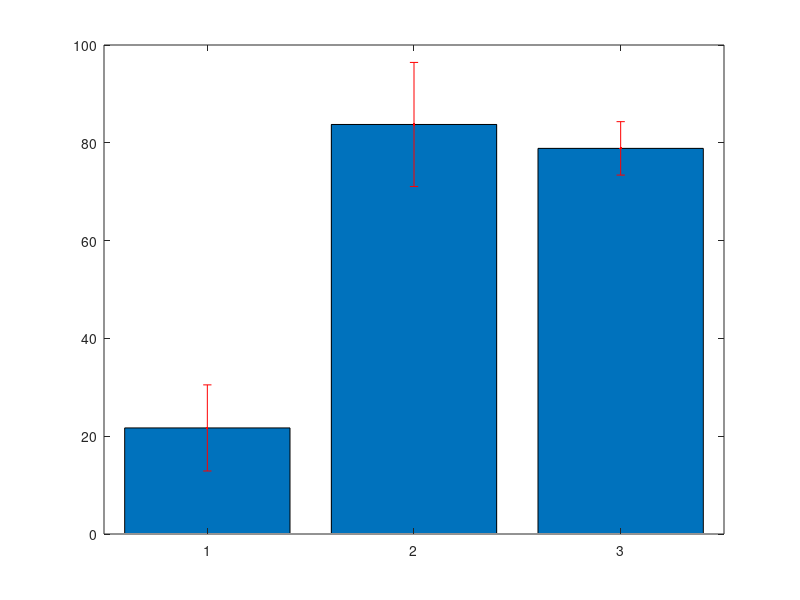

This figure's MATLAB source: (Note: this script raises an error after producing the figure.)
clear;
close all;
clc;
%% Data
lp1 = [
    0 3890 1.0088206950958953 3.924312503923033
    1 1455 1.0610270532543933 1.543794362485142
    2 4230 0.9698472734566006 4.10245396672142
    3 4555 0.9593282311429704 4.36974009285623
    4 780 1.102880350420086 0.8602466733276669
    5 4980 0.9903874528578828 4.932129515232257
    6 2750 0.9253172565845867 2.5446224556076134
    7 3150 0.9052400569072491 2.8515061792578345
    ];
lp2=[
    0 1465 1.203853157400052 1.7636448755910763
    1 3280 0.9295719695243234 3.048996060039781
    2 775 1.192478732884209 0.924171017985262
    3 3515 0.934095729364672 3.283346488716822
    4 3335 0.9417114510780749 3.1406076893453796
    ];
lp3=[
    0 2970 0.9738629909578043 2.892373083144679
    1 1185 1.0474943673348402 1.2412808252917857
    2 3600 0.9462060334745899 3.4063417205085234
    3 525 1.0279028039005098 0.5396489720477676
    4 2025 1.0507712724861207 2.127811826784394
    5 2866 0.9504430584074427 2.723969805395731
    ];
lp4=[
    0 3335 0.9531715297444827 3.17882705169785
    1 630 1.0689522856595903 0.6734399399655419
    2 2740 0.9503707152952611 2.6040157599090152
    3 4650 0.9913469958218916 4.609763530571795
    4 6010 0.9634252795757868 5.7901859302504795
    5 780 1.0717231470559867 0.8359440547036696
    6 3875 0.9289526906656138 3.5996916763292535
    7 630 1.0882936796813782 0.6856250181992684
    8 895 1.1098948901584715 0.993355926691832
    9 3140 0.943312009616095 2.9619997101945383
    ];
lp5=[
    0 3125 0.9802001822888095 3.0631255696525295
    1 635 1.1134742235252513 0.7070561319385346
    2 6015 0.9487583236685666 5.706781316866428
    3 1595 1.2415171779153304 1.980219898774952
    4 1125 1.121762854335895 1.261983211127882
    5 3295 0.9727828011596518 3.2053193298210525
    6 4616 0.8623659710846663 3.9806813225268196
    7 640 1.0521150780712034 0.6733536499655702
    8 6110 0.7996139805304215 4.885641421040876
    9 1675 1.2402666204476973 2.077446589249893
    10 475 1.0164501728059547 0.4828138320828285
    11 4430 0.9667360286505032 4.2826406069217295
    ];
cp1 = [
    0 1905 1.2673512435403365 2.414304118944341
    1 4035 0.9880790501090011 3.9868989671898194
    2 3480 0.9875656676000227 3.436728523248079
    3 1815 1.0873924099959567 1.9736172241426613
    4 3986 1.0228100681858379 4.07692093178875
    5 3050 1.07761051319525 3.2867120652455126
    6 3255 1.0627029216787174 3.459098010064225
    7 2025 1.1264750689870635 2.2811120146988038
    8 1235 1.2022951711521523 1.484834536372908
    9 4346 0.9507467395497888 4.131945330083382
    10 3445 1.0394579657635208 3.580932692055329
    11 1470 1.0874018748519434 1.5984807560323568
    12 4095 0.9729929758033348 3.984406235914656
    13 1635 1.0978039111162938 1.7949093946751404
    14 4449 0.9307395688552779 4.140860341837131
    15 1765 1.1209520810416174 1.9784804230384545
    16 3406 0.942624424209981 3.2105787888591952
    17 1390 1.0485240359441248 1.4574484099623335
    18 1545 1.0329791827525618 1.595952837352708
    19 4530 0.927696119580408 4.202463421699248
    20 2855 0.9734124653331148 2.7790925885260425
    21 1390 1.1330011588097206 1.5748716107455116
    22 4275 1.0448006424224106 4.466522746355805
    23 2348 1.0440452951908636 2.451418353108148
    24 4415 0.9942151084579501 4.389459703841849
    25 1420 1.0768854289748218 1.5291773091442469
    26 4205 0.9510983689829403 3.999368641573264
    27 1420 1.0755344380376564 1.527258902013472
    28 2295 1.0471802799051941 2.4032787423824207
    29 3356 0.9443071649523301 3.16909484558002
    30 2340 1.1286354748964091 2.641007011257597
    ];
cp2 = [
    0 3450 1.0273196635484572 3.5442528392421773
    1 1870 1.096015320007397 2.049548648413832
    2 3620 0.989648080346611 3.5825260508547316
    3 1690 1.1530109862925768 1.948588566834455
    4 6440 0.9266282728660121 5.967486077257118
    5 1385 1.1688335949384756 1.6188345289897887
    6 2395 1.094879024169292 2.6222352628854546
    7 3070 0.9807579698646902 3.010926967484599
    8 1855 1.0960888903563784 2.0332448916110817
    9 1320 1.1443031555809065 1.5104801653667967
    10 1290 1.109549385216667 1.4313187069295004
    11 415 1.1146495005951829 0.4625795427470009
    12 4174 0.9883513203553793 4.125378411163353
    13 1615 1.0381343167115356 1.67658692148913
    14 2897 1.0013821870612232 2.9010041959163635
    15 1795 1.0417499489987467 1.86994115845275
    16 3043 0.9698131937291891 2.9511415485179224
    17 1725 1.3245504940874173 2.2848496023007945
    18 3126 0.9390474895438737 2.935462452314149
    19 1540 1.1194429177891676 1.7239420933953182
    20 3755 0.9791807974125495 3.6768238942841234
    21 1765 1.0750861901005313 1.897527125527438
    22 1610 1.0251873554164759 1.650551642220526
    23 2062 1.0999500729928517 2.2680970505112605
    24 1490 1.009256061530364 1.5037915316802424
    25 1320 1.016886822056689 1.3422906051148293
    26 5070 0.6140766640310743 3.1133686866375463
    ];
cp3 = [
    0 3505 0.993073408825086 3.4807222979319263
    1 1885 1.1180702631557127 2.1075624460485183
    2 4299 1.001056412868601 4.303541518922116
    3 2285 1.0622960295525248 2.427346427527519
    4 4110 0.9685400497295059 3.980699604388269
    5 1341 1.148746765090313 1.5404694119861098
    6 5790 0.976689266412359 5.655030852527559
    7 3190 1.05268009188577 3.358049493115606
    8 3209 0.9887095597861242 3.1727689773536727
    9 1970 1.0184566774689547 2.0063596546138407
    10 2065 1.083788952011477 2.2380241859037002
    11 5965 0.9583153603019833 5.7163511242013305
    12 1410 1.1516225551860257 1.6237878028122963
    13 860 1.0810669859858308 0.9297176079478146
    14 2135 1.278874256131602 2.73039653684097
    15 2520 1.0664794422175565 2.6875281943882423
    16 3580 0.9663378585987054 3.459489533783365
    17 2895 1.0902349003755034 3.1562300365870826
    18 1580 1.012286823844384 1.5994131816741266
    19 1825 1.1547555389815312 2.1074288586412946
    20 4215 1.034624016967635 4.3609402315185815
    21 1200 1.1942802005170439 1.4331362406204526
    22 4730 1.0096521782936614 4.775654803329018
    23 1135 1.0990961239114507 1.2474741006394965
    24 2745 1.0953065254485579 3.0066164123562915
    25 1305 1.129850572235049 1.4744549967667389
    26 2158 1.0628141265271422 2.293552885045573
    27 2430 1.0733492391010866 2.60823865101564
    ];
cp4=[
    0 4515 1.023685212122565 4.621938732733382
    1 1850 1.100450454179167 2.0358333402314592
    2 2215 1.0039994168940105 2.223858708420233
    3 4425 1.0112488036838656 4.474775956301105
    4 2040 1.0895712275667706 2.2227253042362123
    5 1400 1.1236324333364984 1.5730854066710978
    6 3300 0.9719586399951917 3.2074635119841326
    7 2410 1.0802129362755917 2.6033131764241757
    8 1750 1.1616488071821571 2.032885412568775
    9 5670 0.9258287205499578 5.249448845518261
    10 2420 1.0286835545949533 2.489414202119787
    11 6400 0.8892785814429751 5.691382921235041
    12 1484 1.0688821683343899 1.5862211378082345
    13 4795 0.9603264029794246 4.604765102286341
    14 1800 1.063412203540891 1.914141966373604
    15 4315 0.9143513654790879 3.9454261420422645
    16 4140 0.9887198522190742 4.0933001881869675
    17 1365 1.0915155591537198 1.4899187382448276
    18 3910 0.9409281841390006 3.6790291999834923
    19 2260 1.1087124407496534 2.5056901160942164
    20 3114 0.9517750716717241 2.963827573185749
    21 1935 1.0578209073330713 2.046883455689493
    22 1420 1.1052165599254575 1.5694075150941496
    23 2685 1.0756010408184977 2.8879887945976668
    24 3800 1.0275297943146644 3.904613218395725
    25 1515 1.1703255035441475 1.7730431378693836
    26 6835 0.8152818881959859 5.572451705819564
    27 880 1.1332174595615867 0.9972313644141964
    28 3830 1.000689804778273 3.832641952300786
    29 1240 1.1156801148072095 1.3834433423609398
    30 2480 1.0192490305510928 2.52773759576671
    31 8845 0.9664332922742322 8.548102470165585
    ];
cp5 = [
    0 1175 1.1585207146052454 1.3612618396611633
    1 6190 0.9337012239692091 5.779610576369404
    2 3160 0.9943291856048125 3.1420802265112076
    3 1581 1.1526020119800757 1.8222637809404996
    4 3720 1.0255785512677111 3.815152210715886
    5 2541 1.181159673717811 3.001326730916958
    6 3973 1.0694940164542956 4.249099727372916
    7 1965 1.1601334284096092 2.2796621868248823
    8 3205 0.9910432646631028 3.1762936632452443
    9 2555 1.116231510660614 2.851971509737869
    10 4645 1.0149305166127123 4.714352249666048
    11 3420 0.9879040526309498 3.3786318599978484
    12 1565 1.1349492760402131 1.7761956170029334
    13 4120 0.9338881037187583 3.8476189873212845
    14 1660 1.0833587958077147 1.7983756010408065
    15 1635 1.071019279606814 1.7511165221571412
    16 4525 1.0708639654876912 4.845659443831803
    17 1655 1.1433451231886498 1.8922361788772153
    18 1855 1.0809015461924498 2.0050723681869944
    19 1025 1.0945546917051387 1.1219185589977672
    20 1820 1.1225181791206842 2.042983085999645
    21 3415 1.059875343476308 3.6194742979715917
    22 1130 1.3068010299939283 1.4766851638931389
    23 3575 1.0035937295759905 3.587847583234166
    24 1135 1.0865904029864948 1.2332801073896718
    25 3605 1.0437389526390224 3.7626789242636756
    26 1160 1.082813740501496 1.2560639389817352
    27 3590 0.9500396251150242 3.4106422541629366
    28 3010 0.974735962492816 2.933955247103376
    29 2165 1.093614767294411 2.3676759711923996
    ];

sp1 = [
    0 775 1.8018436631651316 1.396428838952977
    1 1850 1.224445430729376 2.2652240468493456
    2 1025 1.2278294224960689 1.2585251580584706
    3 5771 1.3695883027226847 7.903894095012613
    4 2055 1.2147614138311862 2.4963347054230876
    5 1600 1.2701030289919455 2.0321648463871127
    6 1125 1.0282580802493366 1.1567903402805035
    7 1135 1.062417365506856 1.2058437098502817
    8 3055 1.1592409373742558 3.5414810636783516
    9 1125 1.2294871549484505 1.383173049317007
    10 3135 1.206448176997359 3.7822150348867205
    11 1200 1.1975328178207374 1.4370393813848847
    12 2750 1.203477185737135 3.309562260777121
    13 1300 1.1833354577113098 1.5383360950247027
    14 1230 1.1773170612920978 1.4480999853892802
    15 3108 1.1631227830552546 3.6149856097357316
    16 1220 1.1954002013330225 1.4583882456262875
    17 3073 1.1273116292418885 3.4642286366603234
    18 1495 1.1085560012185396 1.6572912218217166
    19 3855 1.3203728473871 5.090037326677271
    20 1295 1.1450351761808375 1.4828205531541847
    21 910 1.2952921184466093 1.1787158277864143
    22 6290 0.968560660000316 6.0922465514019875
    23 1255 1.3000078275287523 1.631509823548584
    24 3750 1.1744346189906254 4.404129821214845
    25 930 1.2366702410908599 1.1501033242144998
    26 1150 1.2400769869297403 1.4260885349692014
    27 3525 1.1887156519694702 4.190222673192382
    28 995 1.190613676353487 1.1846606079717195
    29 1040 1.1520868276543605 1.1981703007605349
    ];

sp2=[
    30 6440 0.9692541892280839 6.24199697862886
    31 1385 1.1988340081091844 1.6603851012312203
    32 1520 1.1403480623972873 1.7333290548438767
    33 1004 1.1550857124206513 1.159706055270334
    34 2945 1.3390719466642855 3.943566882926321
    35 1170 1.1604078106656066 1.3576771384787596
    36 5715 1.0136825593989311 5.793195826964891
    37 1085 1.1396275812909515 1.2364959257006825
    38 1655 1.2455176300634763 2.061331677755053
    39 4185 1.1276741236241137 4.719316207366916
    40 995 1.1199401432678728 1.1143404425515335
    41 2740 1.1190948710467983 3.0663199466682274
    42 1040 1.1167477375367918 1.1614176470382636
    43 3580 1.1286569627650163 4.040591926698758
    44 1010 1.2018695674119222 1.2138882630860415
    45 6060 1.0403060518157403 6.304254674003386
    46 1360 1.2142301966092452 1.6513530673885737
    47 5645 0.9273269057853939 5.234760383158548
    48 1060 1.1381043551823868 1.20639061649333
    49 2885 1.2032566588330418 3.471395460733326
    50 1010 1.104547401760669 1.1155928757782756
    51 3650 1.1260298883637274 4.110009092527606
    52 1445 1.1380672076055498 1.6445071149900194
    53 1400 1.181416685199475 1.653983359279265
    54 3385 1.219546152091698 4.128163724830398
    55 1020 1.1808773141168298 1.2044948603991663
    56 3042 1.2077614936171077 3.6740104635832416
    57 1225 1.1528975320049002 1.4122994767060026
    58 2925 1.1923835359574892 3.4877218426756564
    59 1650 1.148222247248501 1.8945667079600266
    ];

sp3=[
    60 1040 1.2142024791616688 1.2627705783281356
    61 3935 1.1866039389499194 4.669286499767932
    62 1620 1.2181414500669328 1.973389149108431
    63 1780 1.171203909202375 2.084742958380227
    64 1070 1.155741325769953 1.2366432185738496
    65 1028 1.158221770552227 1.1906519801276896
    66 3300 1.1875747572691557 3.918996698988214
    67 1715 1.1729398175118082 2.011591787032751
    68 1020 1.15742413020385 1.180572612807927
    69 1060 1.1357021585002198 1.203844288010233
    70 3948 1.152848216341467 4.551444758116112
    71 1085 1.1294960304319244 1.2255031930186377
    72 2965 1.4142649247116899 4.1932955017701605
    73 1095 1.1330796511307932 1.2407222179882185
    74 5220 1.2099545911013692 6.315962965549147
    75 1028 1.1762200999747807 1.2091542627740746
    76 3170 1.2862175885992337 4.077309755859571
    77 1120 1.1495386328159714 1.2874832687538877
    78 1025 1.187945640279086 1.2176442812860633
    79 950 1.159371963241877 1.1014033650797832
    80 3585 1.209584543880874 4.336360589812934
    81 1036 1.2891946429550507 1.3356056501014324
    82 2915 1.308788310168134 3.8151179241401105
    83 1040 1.1963511273292742 1.2442051724224452
    84 2970 1.2568633719959768 3.7328842148280508
    85 1095 1.161822629789899 1.2721957796199395
    86 3085 1.2958078505226087 3.997567218862248
    87 1070 1.1407843828488107 1.2206392896482272
    88 3130 1.2131239088425652 3.797077834677229
    89 1030 1.150618289417443 1.1851368380999663
    ];

sp4=[
    90 2940 1.3592488548329769 3.996191633208952
    90 2940 1.3592488548329769 3.996191633208952
    91 1040 1.1809912956002766 1.2282309474242876
    92 3071 1.24404700283771 3.8204683457146076
    93 1010 1.1266286074929595 1.137894893567889
    94 1775 1.1619721439693758 2.062500555545642
    95 3699 1.207553697714971 4.466741127847677
    96 1710 1.131270942324706 1.9344733113752475
    97 4625 1.1027443971645041 5.100192836885832
    98 1010 1.2140124201694482 1.2261525443711427
    99 3425 1.2090101900736916 4.140859901002393
    100 2095 1.1457784410882015 2.400405834079782
    101 1055 1.210227275002073 1.276789775127187
    102 3447 1.2800934678549216 4.412482183695914
    103 1060 1.148974333512523 1.2179127935232745
    104 2910 1.2936776894773858 3.7646020763791928
    105 1030 1.1955104048410083 1.2313757169862385
    106 1155 1.1290392890905518 1.3040403788995876
    107 3540 1.1746587271430438 4.158291894086375
    108 985 1.1401443649947605 1.123042199519839
    109 3270 1.2024502746473158 3.932012398096723
    110 1075 1.086619669015019 1.1681161441911454
    111 3455 1.16026134985689 4.008702963755555
    112 1035 1.1303783336370978 1.1699415753143962
    113 3410 1.2161921125359922 4.147215103747733
    114 1013 1.1709858042584214 1.1862086197137807
    115 3666 1.1958253566079333 4.383895757324684
    116 1125 1.1378546813295893 1.280086516495788
    117 3050 1.2063881702590329 3.6794839192900506
    118 930 1.2388824682310395 1.1521606954548667
    119 3490 1.1952038097650493 4.171261296080021
    ];
%%
%energy calculation
ml1 = sum(lp1(:,4));
ml2 = sum(lp2(:,4));
ml3 = sum(lp3(:,4));
ml4 = sum(lp4(:,4));
ml5 = sum(lp5(:,4));

mc1 = sum(cp1(:,4));
mc2 = sum(cp2(:,4));
mc3 = sum(cp3(:,4));
mc4 = sum(cp4(:,4));
mc5 = sum(cp5(:,4));

ms1 = sum(sp1(:,4));
ms2 = sum(sp2(:,4));
ms3 = sum(sp3(:,4));
ms4 = sum(sp4(:,4));
%ms5 = sum(sp5(:,4));

mean_ll = mean([ml1 ml2 ml3 ml4 ml5]);
std_ll = std([ml1 ml2 ml3 ml4 ml5]);

mean_c = mean([mc1 mc2 mc3 mc4 mc5]);
std_c = std([mc1 mc2 mc3 mc4 mc5]);

mean_s = mean([ms1 ms2 ms3 ms4 ]);
std_s = std([ms1 ms2 ms3 ms4]);

% Number of generated queries 
nl1 = length(lp1);
nl2 = length(lp2);
nl3 = length(lp3);
nl4 = length(lp4);
nl5 = length(lp5);

nc1 = length(cp1);
nc2 = length(cp2);
nc3 = length(cp3);
nc4 = length(cp4);
nc5 = length(cp5);

ns1 = length(sp1);
ns2 = length(sp2);
ns3 = length(sp3);
ns4 = length(sp4);
%ns5 = length(sp5);

mean_ll_n = mean([nl1 nl2 nl3 nl4 nl5]);
std_ll_n = std([nl1 nl2 nl3 nl4 nl5]);

mean_c_n = mean([nc1 nc2 nc3 nc4 nc5]);
std_c_n = std([nc1 nc2 nc3 nc4 nc5]);

mean_s_n = mean([ns1 ns2 ns3 ns4 ]);
std_s_n = std([ns1 ns2 ns3 ns4 ]);

%% plot
figure('Position',[440 378 560 620/3]);
bar([mean_ll mean_c mean_s]);
hold on
errorbar([mean_ll mean_c mean_s],[std_ll std_c std_s],'r.' , 'LineWidth' , 2);
ylabel('Joule');
hold off
labels = {'LP','CP' , 'SP'};
set(gca , 'xticklabel' , labels);
set(gca , 'fontsize' , 16);

figure('Position',[440 378 560 620/3]);
bar([mean_ll_n mean_c_n mean_s_n]);
hold on
errorbar([mean_ll_n mean_c_n mean_s_n],[std_ll_n std_c_n std_s_n],'r.' , 'LineWidth' , 2);
ylabel('Number of queries');
hold off

labels = {'LP','CP' , 'SP'};
set(gca , 'xticklabel' , labels);
set(gca , 'fontsize' , 16);